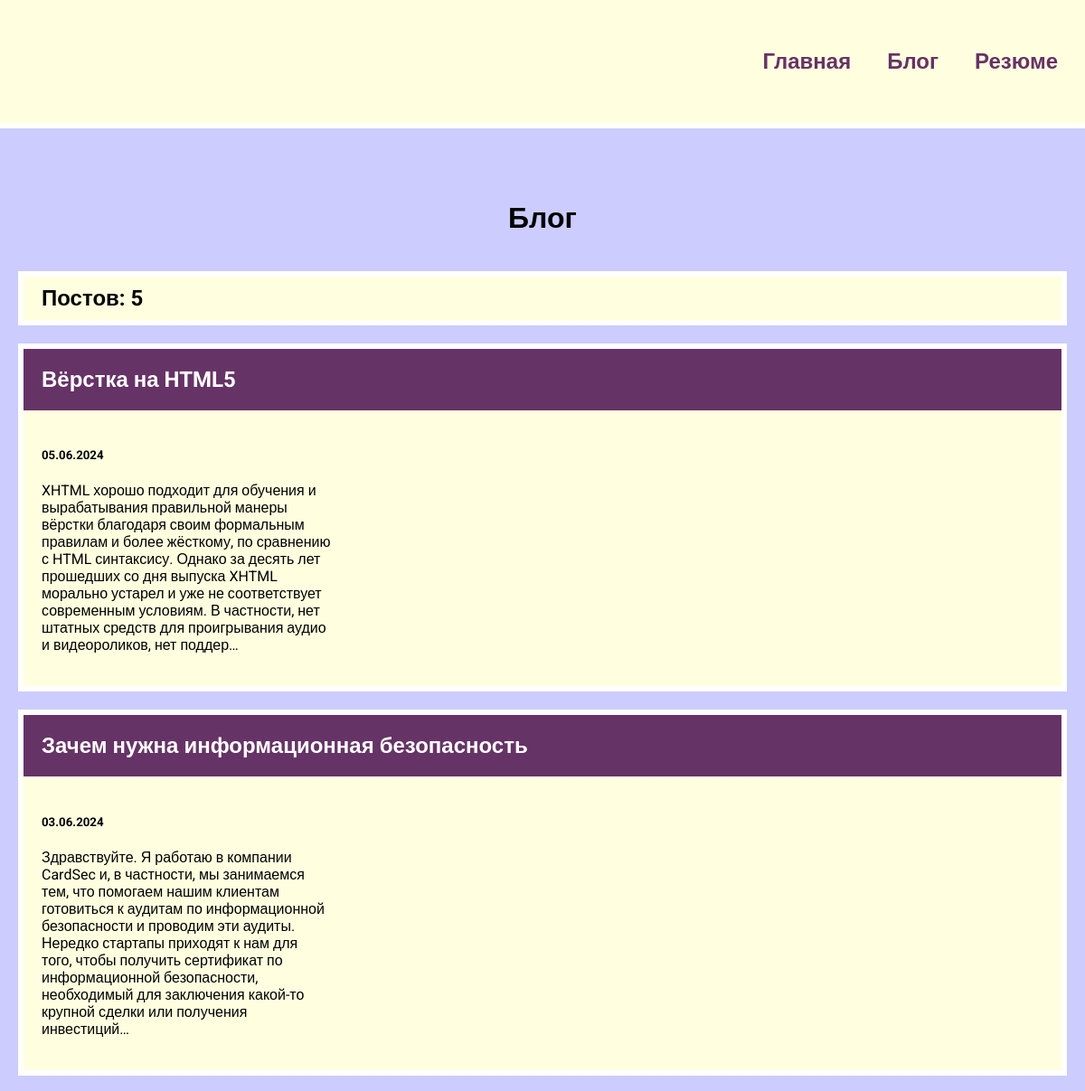
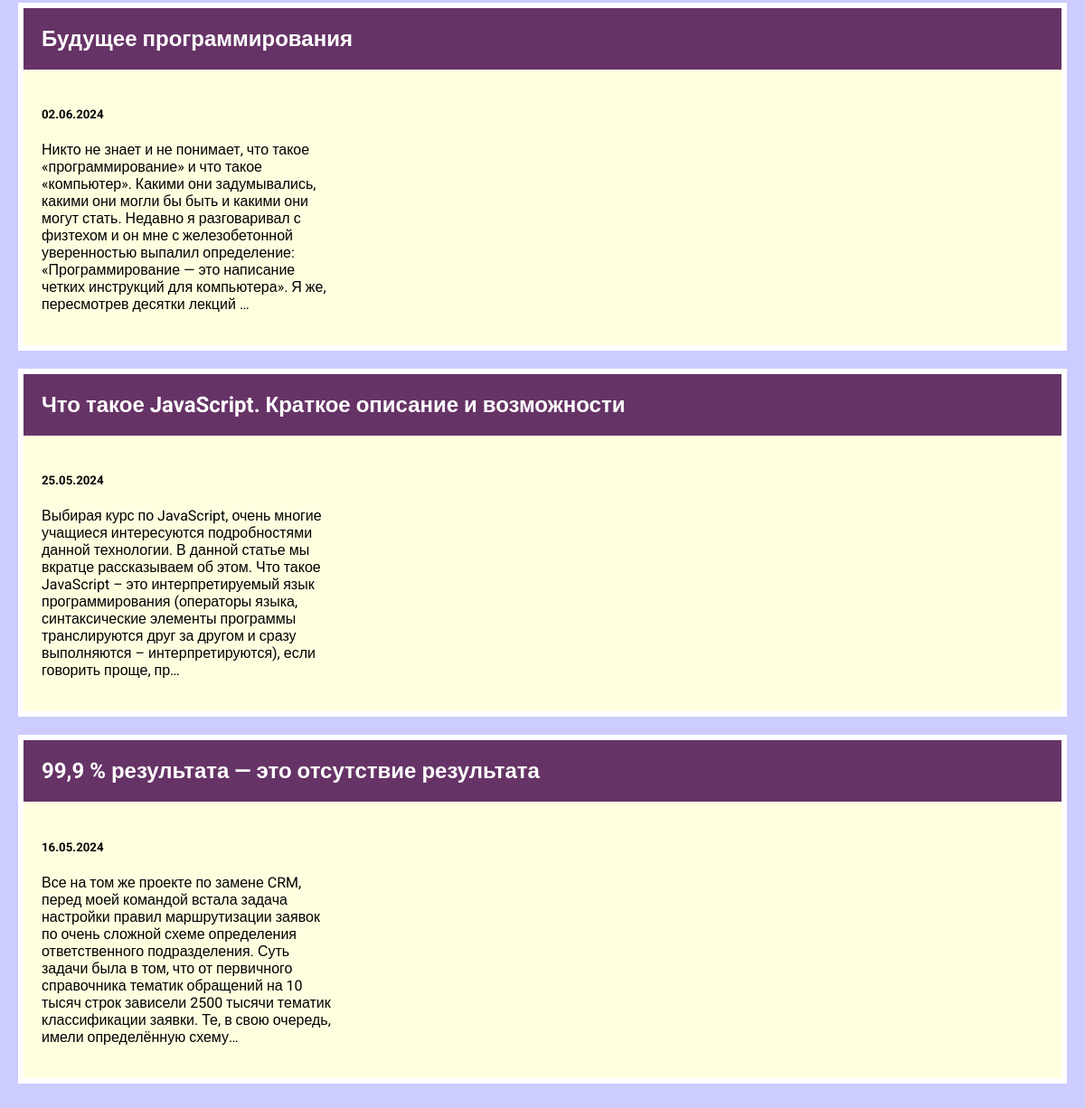
Screenshot of /blog/ with the database file from the repository (2 pictures, top to bottom).
### blog/models.py (models this page shows, shortened)
class Blog(models.Model):
    title = models.CharField(max_length=200)
    description = models.TextField()
    date = models.DateField()

### blog/views.py (the view)
# urls.py: path('', views.blogs, name="blogs"),
def blogs(request):
    blogs = Blog.objects.order_by('-date')
    return render(request, 'blog/blogs.html', {'blogs': blogs})

### blog/templates/blog/blogs.html
{% extends 'skils/base.html' %}
{% block content %}
<h1>Блог</h1>
<h2 class="count">Постов: {{blogs.count}}</h2>
{% for blog in blogs %}
    <div class="element">
        <h2 class="top"><a href="{% url 'detail' blog.id %}">{{ blog.title }}</a></h2>
        <div class="text">
            <h5>{{ blog.date|date:'d.m.Y' }}</h5>
            <p>{{ blog.description|striptags|truncatechars:360 }}</p>
        </div>
    </div>
{% endfor %}
{% endblock %}

### skils/static/css/style.css (style rules this page uses)
body { background: #CCCCFF; font-family: "Roboto", sans-serif; padding: 0; margin: 0; }
.element, .count { background: lightyellow; border: 6px solid #fff; margin: 20px 0; }
.text { width: 360px; padding: 20px; box-sizing: border-box; }
.content h1 { text-align: center; margin: 60px 0 40px; }
.top { background: #663366; margin: 0; }
.top a { color: #FFF; text-decoration: none; padding: 20px; display: block; }
.count { padding: 10px 20px; box-sizing: border-box; }

### rows the page displays
Blog: title "Вёрстка на HTML5", date "05.06.2024", description "XHTML хорошо подходит для обучения и вырабатывания правильной манеры вёрстки благодаря своим формальным правилам и более жёсткому, по сравнению с HTML синтаксису. Однако за десять лет прошедших со дня выпуска XHTML морально устарел и уже не соответствует современным условиям. В частности, нет штатных средств для проигрывания аудио и видеороликов, нет поддер…"
Blog: title "Зачем нужна информационная безопасность", date "03.06.2024", description "Здравствуйте. Я работаю в компании CardSec и, в частности, мы занимаемся тем, что помогаем нашим клиентам готовиться к аудитам по информационной безопасности и проводим эти аудиты. Нередко стартапы приходят к нам для того, чтобы получить сертификат по информационной безопасности, необходимый для заключения какой-то крупной сделки или получения инвестиций…"
Blog: title "Будущее программирования", date "02.06.2024", description "Никто не знает и не понимает, что такое «программирование» и что такое «компьютер». Какими они задумывались, какими они могли бы быть и какими они могут стать. Недавно я разговаривал с физтехом и он мне с железобетонной уверенностью выпалил определение: «Программирование — это написание четких инструкций для компьютера». Я же, пересмотрев десятки лекций …"
Blog: title "Что такое JavaScript. Краткое описание и возможности", date "25.05.2024", description "Выбирая курс по JavaScript, очень многие учащиеся интересуются подробностями данной технологии. В данной статье мы вкратце рассказываем об этом. Что такое JavaScript – это интерпретируемый язык программирования (операторы языка, синтаксические элементы программы транслируются друг за другом и сразу выполняются – интерпретируются), если говорить проще, пр…"
Blog: title "99,9 % результата — это отсутствие результата", date "16.05.2024", description "Все на том же проекте по замене CRM, перед моей командой встала задача настройки правил маршрутизации заявок по очень сложной схеме определения ответственного подразделения. Суть задачи была в том, что от первичного справочника тематик обращений на 10 тысяч строк зависели 2500 тысячи тематик классификации заявки. Те, в свою очередь, имели определённую схему…"

### other values shown
{{ blogs.count }} "5"
